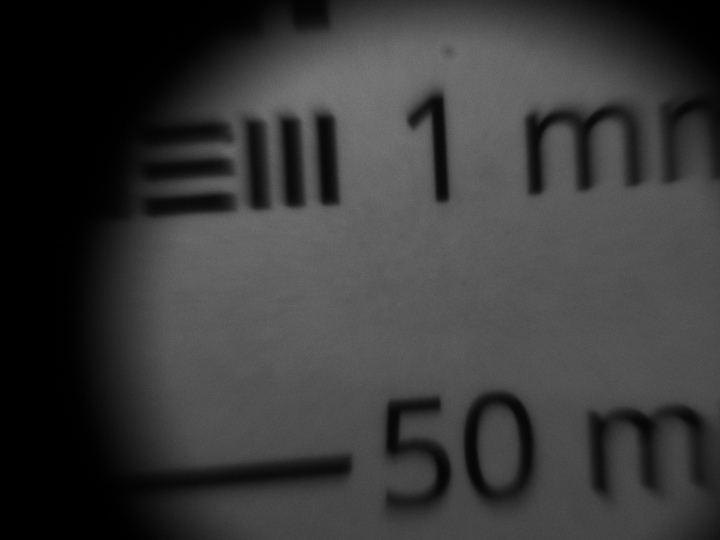
#> input picture rapport_final/res_1m_max.png, 1440 x 1080 px, found by its file name (shown at 1/2 size)
$ python Contours_res_max.py
#> lines starting #> are read from the running program, lines starting #| are printed output that depends on the picture; after the words box and inside, x2 and y2 are one past the last pixel; in counts of white or black regions, pixels touching at a corner belong together; long printed decimals are rounded
import cv2
import numpy as np
import matplotlib.pyplot as plt
from statistics import mean, stdev
import pandas as pd
import math

taille_reelle_pixel = 3.6e-3

# Étape 1 : Charger l'image
image = cv2.imread('C:/Users/tomde/Desktop/Cours/Autonme 2024/Optique/Laboratoire 2/Res/res_1m_max.png')
#> image is the input picture: shape (1080, 1440, 3); min 0, max 131, mean 56.5

# Obtenir la hauteur de l'image
image_height = image.shape[0]
#> image_height = 1080
half_height = image_height // 2  # Moitié de l'image
#> half_height = 540

# Délimiter la zone d'intérêt

x_start, y_start, x_end, y_end = [480, 200, 700, 450]


# Convertir en niveaux de gris
gray = cv2.cvtColor(image, cv2.COLOR_BGR2GRAY)

# Créer un masque de l'image de même taille et le remplir de blanc
mask = np.ones_like(gray)

# Définir la zone d'intérêt sur le masque et la remplir avec les pixels d'origine
mask[y_start:y_end, x_start:x_end] = gray[y_start:y_end, x_start:x_end]
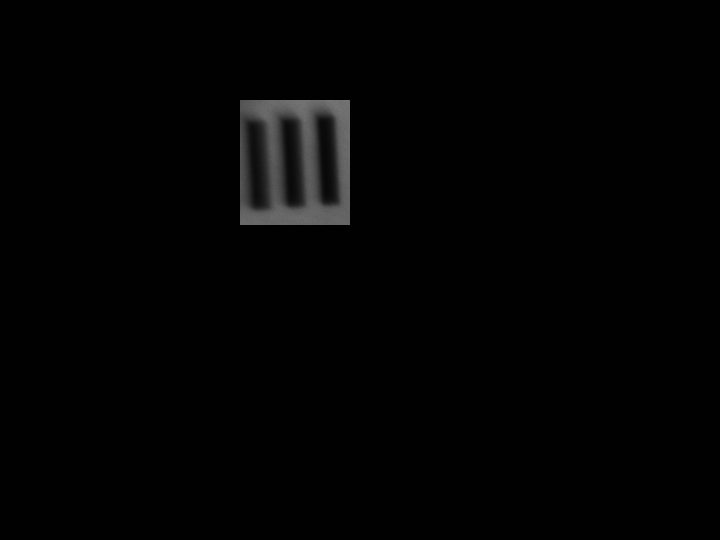
#> mask: shape (1080, 1440) (shown at 1/2 size); min 1, max 126, mean 3.3

masked_image_rgb = cv2.cvtColor(mask, cv2.COLOR_GRAY2RGB)

# Afficher l'image modifiée
plt.imshow(masked_image_rgb)
plt.axis('off')
plt.show()

# Appliquer un flou gaussien pour réduire le bruit
gray_blurred = cv2.medianBlur(mask, 5)

# Appliquer un seuillage adaptatif binaire inversé avec un blockSize petit
thresh = cv2.adaptiveThreshold(
    gray_blurred, 255,
    cv2.ADAPTIVE_THRESH_GAUSSIAN_C,
    cv2.THRESH_BINARY_INV,
    blockSize=11,  # BlockSize petit
    C=2
)
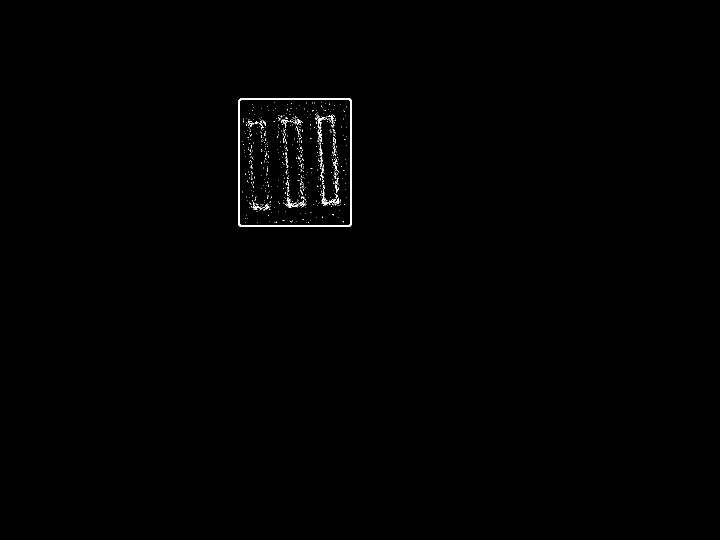
#> thresh: shape (1080, 1440) (shown at 1/2 size); 0.42% white; 753 white regions (734 under 20 px), largest, box (x1, y1, x2, y2) and area: (476, 196, 704, 454) 3784, (643, 370, 658, 410) 128, (572, 394, 585, 416) 81


# Opérations morphologiques pour améliorer les formes
kernel = cv2.getStructuringElement(cv2.MORPH_RECT, (2, 3))
# Fermeture pour combler les petits trous
thresh = cv2.morphologyEx(thresh, cv2.MORPH_CLOSE, kernel, iterations=4)
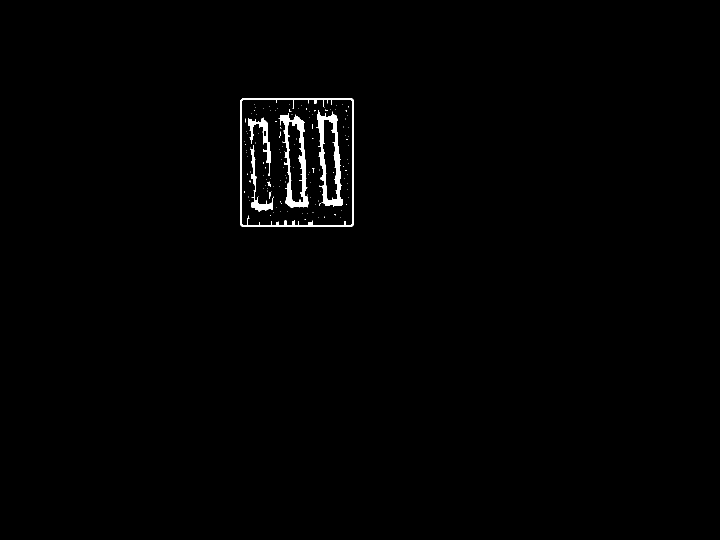
#> thresh: shape (1080, 1440) (shown at 1/2 size); 0.84% white; 131 white regions (124 under 20 px), largest, box (x1, y1, x2, y2) and area: (480, 196, 708, 454) 4136, (557, 226, 617, 416) 3281, (633, 220, 685, 414) 3262
# Ouverture pour supprimer les petits objets
thresh = cv2.morphologyEx(thresh, cv2.MORPH_OPEN, kernel, iterations=2)
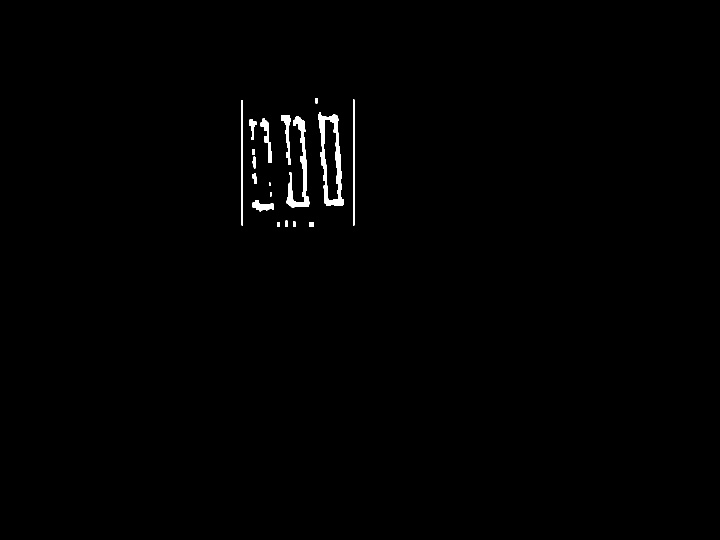
#> thresh: shape (1080, 1440) (shown at 1/2 size); 0.67% white; 18 white regions


plt.imshow(thresh)
plt.axis('off')
plt.show()

# Détection des contours
contours, hierarchy = cv2.findContours(
    thresh, cv2.RETR_EXTERNAL, cv2.CHAIN_APPROX_SIMPLE
)
#> contours = 18 contours, 2 with area under 20; largest, box (x1, y1, x2, y2) and area: (636, 224, 687, 412) 6179, (573, 233, 619, 416) 2044, (706, 199, 710, 451) 750, (482, 200, 486, 451) 747, (562, 230, 582, 330) 620

# Créer une copie de l'image pour le dessin
image_contours = image.copy()

# Liste pour stocker les longueurs des rectangles
rectangle_lengths = []

# Compteur de rectangles
rectangle_counter = 1

for contour in contours:
    # Calculer l'aire et le périmètre du contour
    area = cv2.contourArea(contour)
    perimeter = cv2.arcLength(contour, True)

    # Filtrer les contours de petite taille
    if area > 800:  # Ajuster ce seuil en fonction de votre image
        # Approximation du contour
        epsilon = 0.02 * perimeter  # Garder epsilon petit pour une approximation précise
        approx = cv2.approxPolyDP(contour, epsilon, True)

        # Vérifier si c'est un quadrilatère
        if len(approx) == 4:
            # Vérifier si le contour est convexe
            if cv2.isContourConvex(approx):
                # Utiliser le rectangle englobant pour calculer la longueur et la largeur
                x, y, w, h = cv2.boundingRect(approx)
                length = max(w, h)
                width = min(w, h)
                length_to_use = width

                if abs(width - length) < 20:
                    continue

                rectangle_lengths.append(length_to_use)

                # Dessiner le contour
                cv2.drawContours(image_contours, [approx], -1, (0, 255, 0), 2)

                # Afficher le numéro du rectangle et sa longueur ou largeur sur l'image
                cX = x + w // 2
                cY = y + h // 2
                text = f"Dimension : {int(length_to_use)}"
                cv2.putText(
                    image_contours,
                    text,
                    (cX - 70, cY),
                    cv2.FONT_HERSHEY_SIMPLEX,
                    0.5,
                    (255, 0, 0),
                    2
                )
                rectangle_counter += 1
        else:
            # Gestion des contours non quadrilatéraux
            rect = cv2.minAreaRect(contour)
            (center), (width, height), angle = rect
            length = max(width, height)
            width = min(width, height)

            # Vérifier si la position verticale est au-dessus de la moitié de l'image
            if center[1] < half_height:
                # Si le centre du rectangle est au-dessus de la moitié de l'image
                length_to_use = width  # On utilise la largeur
            else:
                length_to_use = length  # Sinon, on garde la longueur

            rectangle_lengths.append(length_to_use)

            # Obtenir les points du rectangle
            box = cv2.boxPoints(rect)
            box = np.intp(box)

            # Dessiner le rectangle
            cv2.drawContours(image_contours, [box], 0, (0, 0, 255), 2)

            # Afficher le numéro du rectangle et sa longueur ou largeur sur l'image
            cX, cY = np.intp(center)
            text = f"Dimension : {int(length_to_use)}"
            cv2.putText(
                image_contours,
                text,
                (int(cX) - 70, int(cY)),
                cv2.FONT_HERSHEY_SIMPLEX,
                0.5,
                (0, 255, 255),
                2
            )
            rectangle_counter += 1
#> this loop made 18 passes
#> (area, perimeter, epsilon, approx, x, y, w, h) on pass 15: (6179, 488.7, 9.77, [[639, 224], [649, 406], [685, 410], [676, 237]], 639, 224, 47, 187)
#> (area, perimeter, epsilon, center, width, height, angle, length) on pass 13: (2043.5, 629.9, 12.6, (591, 323.9), 45.1, 181.4, -3.18, 181.4)
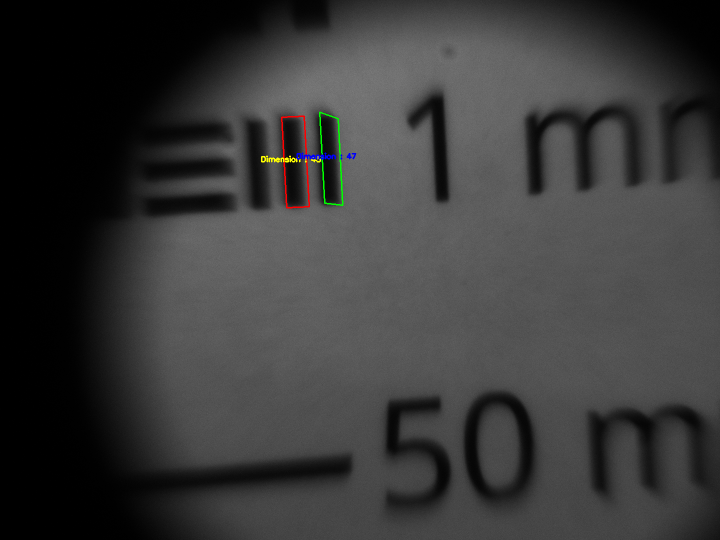
#> image_contours: shape (1080, 1440, 3) (shown at 1/2 size); 0.25% of pixels changed, all inside (x1, y1, x2, y2) = (522, 223, 713, 417)
#> after the loop, rectangle_counter = 3; rectangle_lengths = [45.1, 47]


# Afficher l'image avec les rectangles détectés
image_rgb = cv2.cvtColor(image_contours, cv2.COLOR_BGR2RGB)
plt.imshow(image_rgb)
plt.axis('off')
plt.show()

# Calcul de la moyenne et de l'écart-type pour chaque groupe de rectangles similaires

# Trier les longueurs détectées
rectangle_lengths.sort()

# Grouper les rectangles similaires (différence maximale de 10)
grouped_lengths = []
current_group = [rectangle_lengths[0]]
#> current_group = [45.1]

for i in range(1, len(rectangle_lengths)):
    if abs(rectangle_lengths[i] - rectangle_lengths[i - 1]) <= 10:
        current_group.append(rectangle_lengths[i])
    else:
        grouped_lengths.append(current_group)
        current_group = [rectangle_lengths[i]]
#> this loop made 1 pass
#> after the loop, grouped_lengths = []

# Ajouter le dernier groupe
if current_group:
    grouped_lengths.append(current_group)

# Associer chaque groupe à une taille en mm (1mm, 2mm, 10mm, 25mm, 50mm)
group_to_size = {1: '1'}

# Création des colonnes pour la taille du groupe, la moyenne et l'écart-type
data = []

# Calcul de la moyenne et de l'écart-type pour chaque groupe
for idx, group in enumerate(grouped_lengths, 1):
    if len(group) > 1:  # Calculer uniquement si le groupe contient plus d'un rectangle
        group_std = stdev(group)
    else:
        group_std = 0
    group_mean = mean(group)
    size = group_to_size.get(idx, "Inconnu")
    data.append([size, group_mean, group_std])
#> this loop made 1 pass
#> (idx, group, group_std, group_mean, size) on pass 1: (1, [45.1, 47], 1.35, 46.05, '1')
#> after the loop, data = [['1', 46.05, 1.35]]

# Création du tableau avec pandas
df = pd.DataFrame(data, columns=['Taille (mm)', 'Moyenne (pixels)', 'Écart-type (pixels)'])
#> df = table of 1 rows and 3 columns

print(df)
#|   Taille (mm)  Moyenne (pixels)  Écart-type (pixels)
#| 0           1         46.049             1.346

# Calcul de la résolution (taille en mm / moyenne en pixels)
df['Taille (mm)'] = df['Taille (mm)'].astype(float)  # Convertir la taille en numérique
df['Résolution (mm/pixel)'] = df['Taille (mm)'] / df['Moyenne (pixels)']

# Calcul de la moyenne et de l'écart-type des résolutions
resolution_mean = df['Résolution (mm/pixel)'].mean()
#> resolution_mean = 0.0217
resolution_std = df['Résolution (mm/pixel)'].std()
#> resolution_std = nan

if math.isnan(resolution_std):
    resolution_std = 0

# Afficher le tableau des statistiques de résolution
print(f"\nMoyenne de la résolution : {resolution_mean:.6f} mm/pixel")
#| Moyenne de la résolution : 0.02172 mm/pixel
print(f"Écart-type de la résolution : {resolution_std:.6f} mm/pixel")

# Calcul du grossissement
df['Taille (mm)'] = df['Taille (mm)'].astype(float)  # Convertir la taille en numérique
df['Grossissement (mm/pixel)'] = (df['Moyenne (pixels)'] * taille_reelle_pixel)/df['Taille (mm)']

# Calcul de la moyenne et de l'écart-type du grossissement
grossissement_mean = df['Grossissement (mm/pixel)'].mean()
#> grossissement_mean = 0.166
grossissement_std = df['Grossissement (mm/pixel)'].std()
#> grossissement_std = nan

if math.isnan(grossissement_std):
    grossissement_std = 0

# Afficher le tableau des statistiques du grossissement
print(f"\nMoyenne du grossissement : {grossissement_mean:.6f}")
#| Moyenne du grossissement : 0.1658
print(f"Écart-type du grossissement : {grossissement_std:.6f}")

# Sauvegarder l'image modifiée
output_image_path = 'C:/Users/tomde/Desktop/Cours/Autonme 2024/Optique/Laboratoire 2/Res/rectangles_detectes_min.png'
cv2.imwrite(output_image_path, image_contours)

# Sauvegarder le tableau en LaTeX
#> (the run stopped early here; a loop or call above may not have finished)
